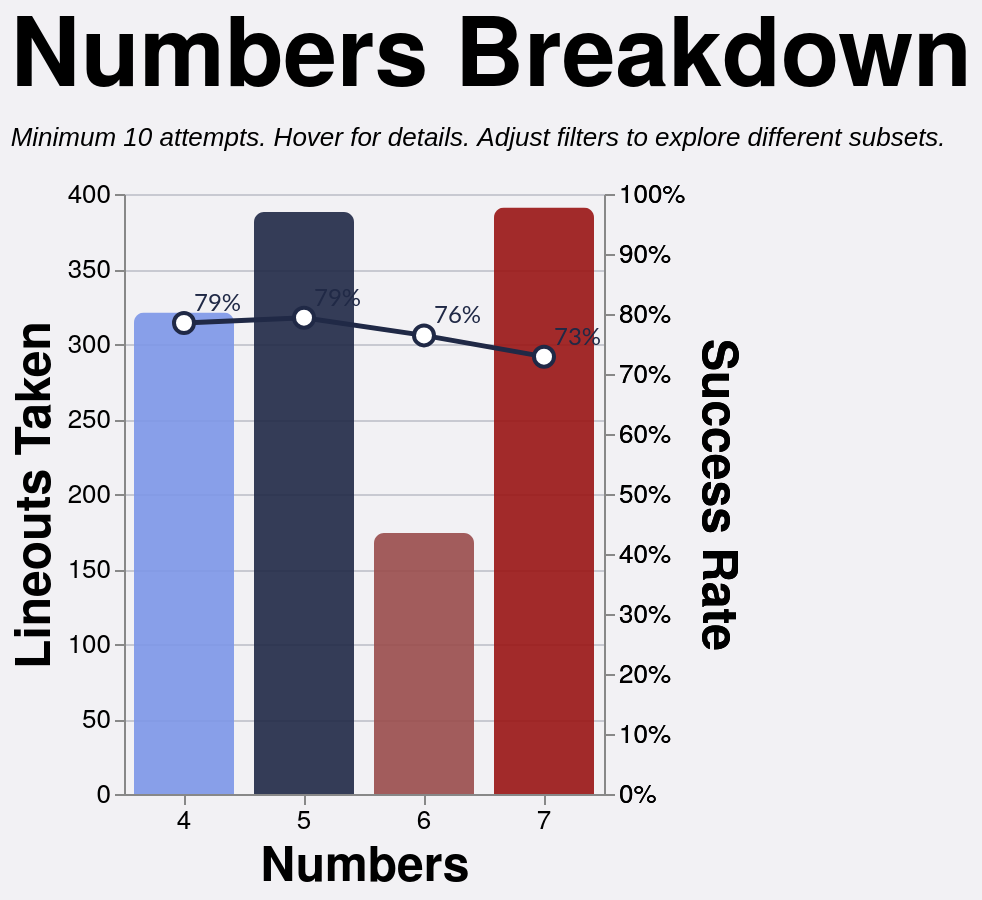

Specify this chart in Vega-Lite:
### Vega-Lite specification from a JSON file in a GitHub repository (floating-point values rounded to 4 significant figures; data arrays with more than 128 entries replaced by an {"elided": "..."} marker saying what was removed)
{"config": {"axis": {"labelFont": "PT Sans Narrow, Helvetica Neue, Helvetica, Arial, sans-serif", "titleFont": "PT Sans Narrow, Helvetica Neue, Helvetica, Arial, sans-serif", "labelFontSize": 13, "titleFontSize": 24, "gridColor": "#202947", "gridOpacity": 0.2, "zindex": 1}, "text": {"font": "Lato, sans-serif"}, "bar": {"cornerRadiusEnd": 5}, "header": {"labelFont": "PT Sans Narrow, Helvetica Neue, Helvetica, Arial, sans-serif", "titleFont": "PT Sans Narrow, Helvetica Neue, Helvetica, Arial, sans-serif", "labelFontSize": 24, "titleFontSize": 28, "labelFontWeight": "bold", "orient": "left"}, "legend": {"labelFont": "PT Sans Narrow, Helvetica Neue, Helvetica, Arial, sans-serif", "titleFont": "PT Sans Narrow, Helvetica Neue, Helvetica, Arial, sans-serif", "labelFontSize": 14, "titleFontSize": 16, "titlePadding": 5, "fillColor": "white", "strokeColor": "black", "padding": 10, "titleFontWeight": "lighter", "titleFontStyle": "italic", "titleColor": "gray", "offset": 10}, "title": {"font": "PT Sans Narrow, Helvetica Neue, Helvetica, Arial, sans-serif", "fontSize": 48, "fontWeight": "bold", "anchor": "start", "align": "center", "titlePadding": 20, "subtitlePadding": 10, "subtitleFontSize": 13, "subtitleColor": "", "subtitleFontStyle": "italic", "offset": 15, "color": "black"}, "axisX": {"labelAngle": 0}, "facet": {"title": null, "header": null, "align": {"row": "each", "column": "each"}}, "resolve": {"scale": {"y": "independent", "facet": "independent"}}, "background": "#f2f1f4", "scale": {"offsetBandPaddingOuter": 0.2, "offsetBandPaddingInner": 0.1}, "view": {"stroke": null, "background": "transparent"}}, "layer": [{"mark": {"type": "bar", "opacity": 0.9, "size": 50}, "encoding": {"color": {"field": "numbers", "legend": null, "scale": {"domain": ["4", "5", "6", "7"], "range": ["#7d96e8", "#202946", "#994C4C", "#991515"]}, "type": "nominal"}, "stroke": {"value": "transparent"}, "tooltip": [{"field": "numbers_display", "title": "Numbers", "type": "nominal"}, {"field": "attempts", "format": ",.0f", "title": "Attempts", "type": "quantitative"}, {"field": "won", "format": ",.0f", "title": "Won", "type": "quantitative"}, {"field": "success_rate", "format": ".1%", "title": "Success Rate", "type": "quantitative"}], "x": {"axis": {"labelAngle": 0}, "field": "numbers", "sort": ["4", "5", "6", "7"], "title": "Numbers", "type": "nominal"}, "y": {"field": "attempts", "title": "Lineouts Taken", "type": "quantitative"}}, "transform": [{"filter": "(loSquad == 'All' || datum.squad == loSquad) && (loSeason == 'All' || datum.season == loSeason) && (loGameType == 'All' || (loGameType == 'League + Cup' && (datum.game_type == 'League' || datum.game_type == 'Cup')) || (loGameType == 'League only' && datum.game_type == 'League') || datum.game_type == loGameType) && (loThrower == 'All' || datum.thrower == loThrower) && (loJumper == 'All' || datum.jumper == loJumper) && (loArea == 'All' || datum.area == loArea) && (loNumbers == 'All' || datum.numbers == loNumbers)"}, {"aggregate": [{"op": "count", "as": "attempts"}, {"op": "sum", "field": "won", "as": "won"}], "groupby": ["numbers"]}, {"filter": "datum.attempts >= 10"}, {"calculate": "datum.won / datum.attempts", "as": "success_rate"}, {"calculate": "datum.numbers + '-man'", "as": "numbers_display"}]}, {"mark": {"type": "line", "point": {"fill": "white", "filled": false, "size": 100, "stroke": "#202946"}, "stroke": "#202946", "strokeWidth": 2.5}, "encoding": {"tooltip": [{"field": "numbers_display", "title": "Numbers", "type": "nominal"}, {"field": "attempts", "format": ",.0f", "title": "Attempts", "type": "quantitative"}, {"field": "won", "format": ",.0f", "title": "Won", "type": "quantitative"}, {"field": "success_rate", "format": ".1%", "title": "Success Rate", "type": "quantitative"}], "x": {"axis": {"labelAngle": 0}, "field": "numbers", "sort": ["4", "5", "6", "7"], "title": "Numbers", "type": "nominal"}, "y": {"axis": {"format": "%"}, "field": "success_rate", "scale": {"domain": [0, 1]}, "title": "Success Rate", "type": "quantitative"}}, "transform": [{"filter": "(loSquad == 'All' || datum.squad == loSquad) && (loSeason == 'All' || datum.season == loSeason) && (loGameType == 'All' || (loGameType == 'League + Cup' && (datum.game_type == 'League' || datum.game_type == 'Cup')) || (loGameType == 'League only' && datum.game_type == 'League') || datum.game_type == loGameType) && (loThrower == 'All' || datum.thrower == loThrower) && (loJumper == 'All' || datum.jumper == loJumper) && (loArea == 'All' || datum.area == loArea) && (loNumbers == 'All' || datum.numbers == loNumbers)"}, {"aggregate": [{"op": "count", "as": "attempts"}, {"op": "sum", "field": "won", "as": "won"}], "groupby": ["numbers"]}, {"filter": "datum.attempts >= 10"}, {"calculate": "datum.won / datum.attempts", "as": "success_rate"}, {"calculate": "datum.numbers + '-man'", "as": "numbers_display"}]}, {"mark": {"type": "text", "align": "left", "baseline": "middle", "color": "#202946", "dx": 5, "dy": -10, "fontSize": 12}, "encoding": {"text": {"field": "success_rate", "format": ".0%", "type": "quantitative"}, "x": {"axis": {"labelAngle": 0}, "field": "numbers", "sort": ["4", "5", "6", "7"], "title": "Numbers", "type": "nominal"}, "y": {"axis": {"format": "%"}, "field": "success_rate", "scale": {"domain": [0, 1]}, "title": "Success Rate", "type": "quantitative"}}, "transform": [{"filter": "(loSquad == 'All' || datum.squad == loSquad) && (loSeason == 'All' || datum.season == loSeason) && (loGameType == 'All' || (loGameType == 'League + Cup' && (datum.game_type == 'League' || datum.game_type == 'Cup')) || (loGameType == 'League only' && datum.game_type == 'League') || datum.game_type == loGameType) && (loThrower == 'All' || datum.thrower == loThrower) && (loJumper == 'All' || datum.jumper == loJumper) && (loArea == 'All' || datum.area == loArea) && (loNumbers == 'All' || datum.numbers == loNumbers)"}, {"aggregate": [{"op": "count", "as": "attempts"}, {"op": "sum", "field": "won", "as": "won"}], "groupby": ["numbers"]}, {"filter": "datum.attempts >= 10"}, {"calculate": "datum.won / datum.attempts", "as": "success_rate"}, {"calculate": "datum.numbers + '-man'", "as": "numbers_display"}]}], "data": {"name": "data-15e79532cff8ae58bb045c3a34749407"}, "height": 300, "params": [{"name": "loSquad", "value": "All"}, {"name": "loSeason", "value": "All"}, {"name": "loGameType", "value": "All"}, {"name": "loThrower", "value": "All"}, {"name": "loJumper", "value": "All"}, {"name": "loArea", "value": "All"}, {"name": "loNumbers", "value": "All"}], "resolve": {"scale": {"y": "independent"}}, "title": {"text": "Numbers Breakdown", "subtitle": "Minimum 10 attempts. Hover for details. Adjust filters to explore different subsets."}, "width": {"step": 60}, "$schema": "https://vega.github.io/schema/vega-lite/v5.20.1.json", "datasets": {"data-15e79532cff8ae58bb045c3a34749407": {"elided": "1274 records"}}}
